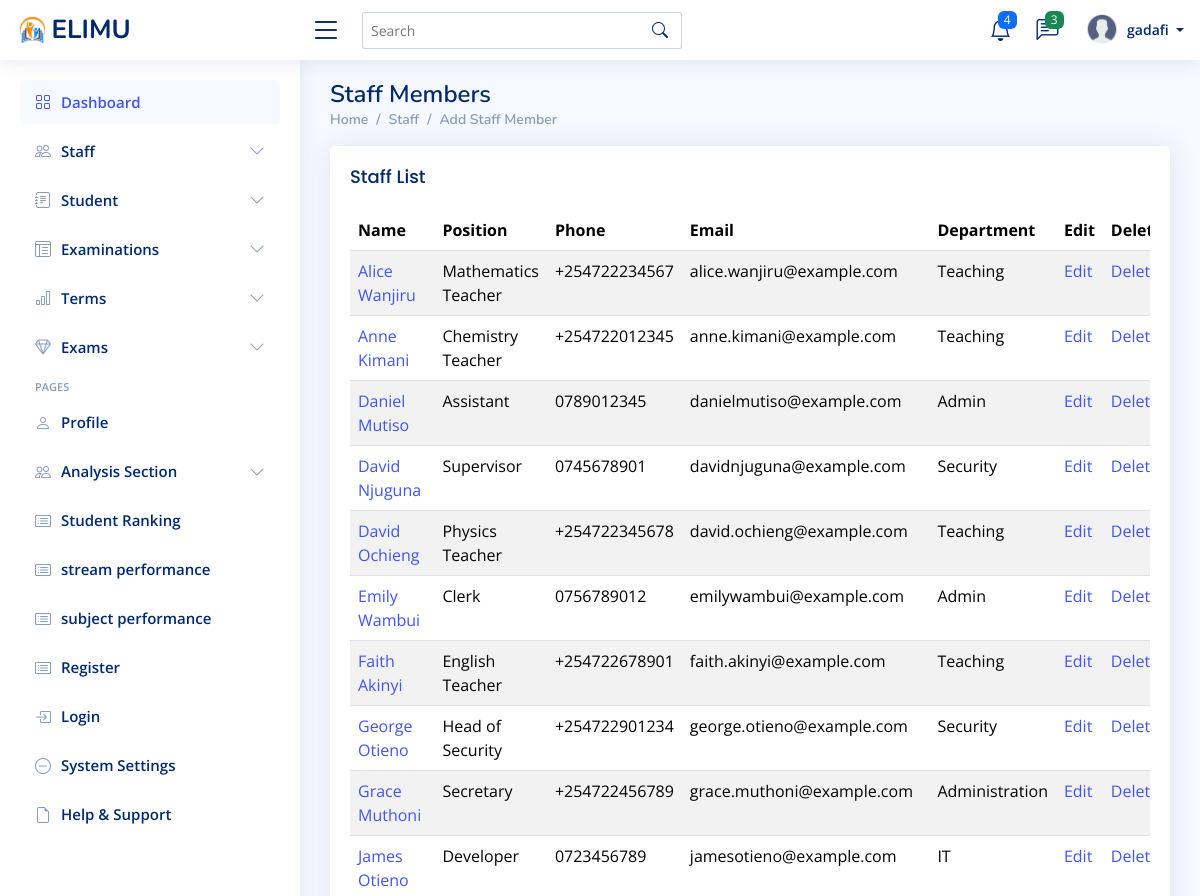
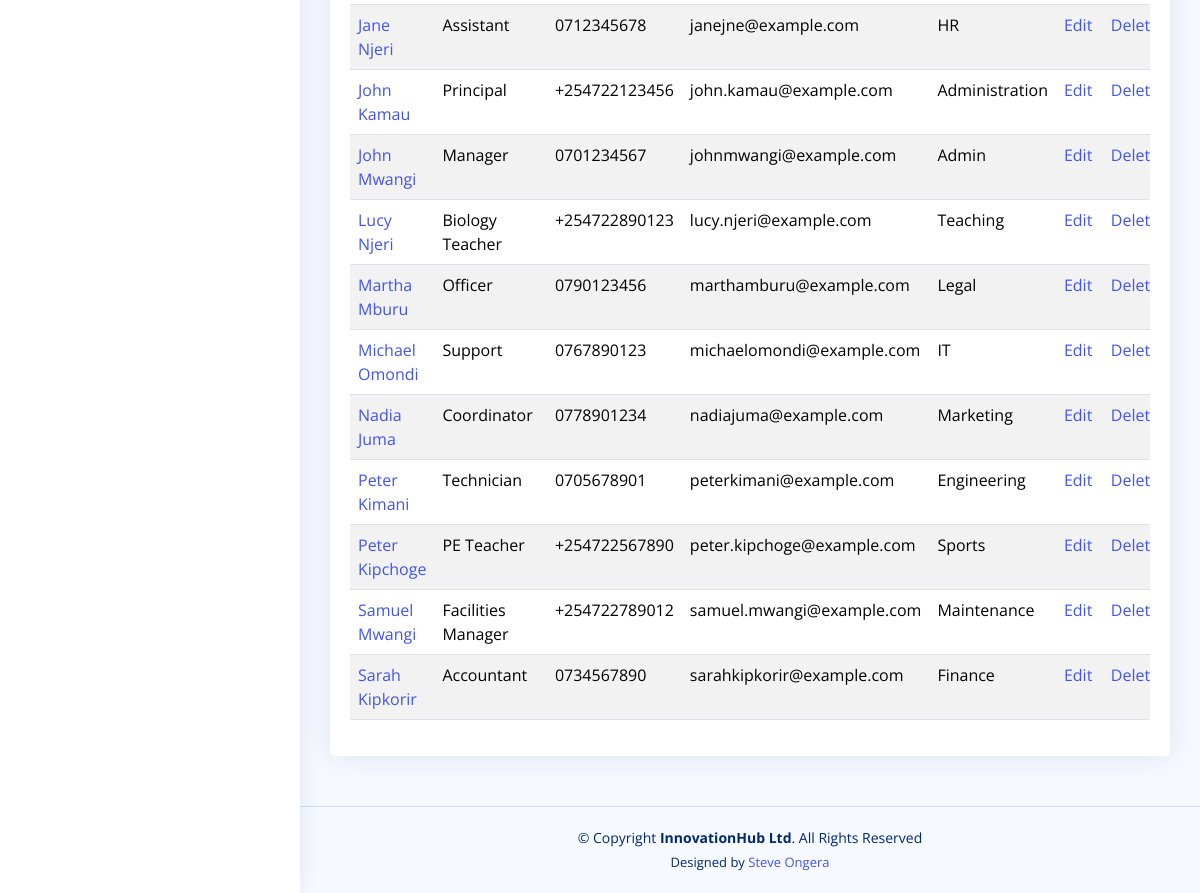
The page /staff/ (signed in) on the database its author committed (2 pictures, top to bottom).
### myapp/models.py (models this page shows, shortened)
class Staff(models.Model):
    id_number = models.CharField(max_length=20, unique=True)
    first_name = models.CharField(max_length=100)
    last_name = models.CharField(max_length=100)
    email = models.EmailField(unique=True)
    phone = models.CharField(max_length=15, unique=True)
    address = models.TextField(null=True, blank=True)
    date_of_birth = models.DateField(null=True, blank=True)
    gender = models.CharField(max_length=10, choices=[('M', 'Male'), ('F', 'Female')], null=True, blank=True)
    nationality = models.CharField(max_length=50, null=True, blank=True)
    department = models.CharField(max_length=100, null=True, blank=True)
    position = models.CharField(max_length=100, null=True, blank=True)  # e.g., Admin, Teacher, Security, etc.
    employment_date = models.DateField(null=True, blank=True)
    salary = models.DecimalField(max_digits=10, decimal_places=2, null=True, blank=True)
    status = models.CharField(max_length=20, choices=[('Active', 'Active'), ('Inactive', 'Inactive')], default='Active')
    profile_image = models.ImageField(upload_to="staff_profiles/", default="profile.png", null=True, blank=True)
    emergency_contact_name = models.CharField(max_length=100, null=True, blank=True)
    emergency_contact_phone = models.CharField(max_length=15, null=True, blank=True)
    emergency_contact_relationship = models.CharField(max_length=50, null=True, blank=True)
    created_at = models.DateTimeField(auto_now_add=True)
    updated_at = models.DateTimeField(auto_now=True)
    class Meta:
        ordering = ['first_name', 'last_name']

### myapp/views.py (the view)
# urls.py: path('staff/', views.staff_list, name='staff_list'),
@login_required
def staff_list(request):
    staff_members = Staff.objects.all()
    return render(request, 'staff/staff_list.html', {'staff_members': staff_members})

### myapp/context_processors.py (called while the page is built)
def unread_messages(request):
    if request.user.is_authenticated:
        messages = Message.objects.filter(receiver=request.user, is_read=False).order_by('-timestamp')
        return {'messages': messages}
    return {'messages': []}

### templates/staff/staff_list.html
{% extends "base/base.html" %}
{% block content %}
<div class="pagetitle">
    <h1>Staff Members</h1>
    <nav>
        <ol class="breadcrumb">
            <li class="breadcrumb-item"><a href="{% url 'admin_dashboard' %}">Home</a></li>
            <li class="breadcrumb-item">Staff</li>
            <li class="breadcrumb-item active"><a href="{% url 'create_staff' %}">Add Staff Member</a></li>
        </ol>
    </nav>
</div>
<section class="section">
    <div class="row">
        <div class="col-lg-12">
            <div class="card">
                <div class="card-body">
                    <h5 class="card-title">Staff List</h5>
                    <div class="table-responsive">
                        <table class="table table-striped datatable">
                            <thead>
                                <tr>
                                    <th>Name</th>
                                    <th>Position</th>
                                    <th>Phone</th>
                                    <th>Email</th>
                                    <th>Department</th>
                                    <th>Edit</th>
                                    <th>Delete</th>
                                </tr>
                            </thead>
                            <tbody>
                                {% for staff in staff_members %}
                                <tr>
                                    <td>
                                        <a href="{% url 'staff_detail' staff.pk %}">
                                            {{ staff.first_name }} {{ staff.last_name }}
                                        </a>
                                    </td>
                                    <td>{{ staff.position }}</td>
                                    <td>{{ staff.phone }}</td>
                                    <td>{{ staff.email }}</td>
                                    <td>{{ staff.department }}</td>
                                    <td><a href="{% url 'update_staff' staff.pk %}">Edit</a></td>
                                    <td><a href="{% url 'delete_staff' staff.pk %}">Delete</a></td>
                                </tr>
                                {% endfor %}
                            </tbody>
                        </table>
                    </div>
                </div>
            </div>
        </div>
    </div>
</section>
{% endblock %}

### templates/base/navbar.html (shortened to what this page needs)
{% load static %}
<header id="header" class="header fixed-top d-flex align-items-center">
    <div class="d-flex align-items-center justify-content-between">
      <a href="{% url 'admin_dashboard'%}" class="logo d-flex align-items-center">
        <img src="{% static 'assets/img/logo.png'%}" alt="">
        <span class="d-none d-lg-block">ELIMU</span>
      </a>
      <i class="bi bi-list toggle-sidebar-btn"></i>
    </div>
    <div class="search-bar">
      <form class="search-form d-flex align-items-center" method="POST" action="#">
        <input type="text" name="query" placeholder="Search" title="Enter search keyword">
        <button type="submit" title="Search"><i class="bi bi-search"></i></button>
      </form>
    </div>
    <nav class="header-nav ms-auto">
      <ul class="d-flex align-items-center">
        <li class="nav-item dropdown">
          <a class="nav-link nav-icon" href="#" data-bs-toggle="dropdown">
            <i class="bi bi-bell"></i>
            <span class="badge bg-primary badge-number">4</span>
          </a>
            </li>
          </ul>
        <li class="nav-item dropdown">
          <a class="nav-link nav-icon" href="#" data-bs-toggle="dropdown">
            <i class="bi bi-chat-left-text"></i>
            <span class="badge bg-success badge-number">3</span>
          </a>
        </li>
        <li class="nav-item dropdown pe-3">
          <a class="nav-link nav-profile d-flex align-items-center pe-0" href="#" data-bs-toggle="dropdown">
            <img src="{% static 'assets/img/profile.png'%}" alt="Profile" class="rounded-circle">
            <span class="d-none d-md-block dropdown-toggle ps-2">
              {% if user.is_authenticated %}
                   {{ user.username }}
              {% else %}
                  Admin
              {% endif %}
            </span>
          </a>
        </li>
    </nav>
  </header>

### static/assets/css/style.css (style rules this page uses)
:root { scroll-behavior: smooth; }
body { font-family: "Open Sans", sans-serif; background: #f6f9ff; color: #444444; }
a { color: #4154f1; text-decoration: none; }
h1, h2, h3, h4, h5, h6 { font-family: "Nunito", sans-serif; }
.pagetitle { margin-bottom: 10px; }
.pagetitle h1 { font-size: 24px; margin-bottom: 0; font-weight: 600; color: #012970; }
.card { margin-bottom: 30px; border: none; border-radius: 5px; box-shadow: 0px 0 30px rgba(1, 41, 112, 0.1); }
.card-title { padding: 20px 0 15px 0; font-size: 18px; font-weight: 500; color: #012970; font-family: "Poppins", sans-serif; }
.card-body { padding: 0 20px 20px 20px; }
.breadcrumb { font-size: 14px; font-family: "Nunito", sans-serif; color: #899bbd; font-weight: 600; }
.breadcrumb a { color: #899bbd; transition: 0.3s; }
.breadcrumb .breadcrumb-item::before { color: #899bbd; }
.breadcrumb .active { color: #51678f; font-weight: 600; }
.logo { line-height: 1; }
@media (min-width: 1200px) { .logo { width: 280px; } }
.logo img { max-height: 26px; margin-right: 6px; }
.logo span { font-size: 26px; font-weight: 700; color: #012970; font-family: "Nunito", sans-serif; }
.header { transition: all 0.5s; z-index: 997; height: 60px; box-shadow: 0px 2px 20px rgba(1, 41, 112, 0.1); background-color: #fff; padding-left: 20px; }
.header .toggle-sidebar-btn { font-size: 32px; padding-left: 10px; cursor: pointer; color: #012970; }
.header .search-bar { min-width: 360px; padding: 0 20px; }
.header .search-form { width: 100%; }
.header .search-form input { border: 0; font-size: 14px; color: #012970; border: 1px solid rgba(1, 41, 112, 0.2); padding: 7px 38px 7px 8px; border-radius: 3px; transition: 0.3s; width: 100%; }
.header .search-form button { border: 0; padding: 0; margin-left: -30px; background: none; }
.header .search-form button i { color: #012970; }
.header-nav ul { list-style: none; }
.header-nav>ul { margin: 0; padding: 0; }
.header-nav .nav-icon { font-size: 22px; color: #012970; margin-right: 25px; position: relative; }
.header-nav .nav-profile { color: #012970; }
.header-nav .nav-profile img { max-height: 36px; }
.header-nav .nav-profile span { font-size: 14px; font-weight: 600; }
.header-nav .badge-number { position: absolute; inset: -2px -5px auto auto; font-weight: normal; font-size: 12px; padding: 3px 6px; }

### rows shown on the page
Staff: first_name "Alice", last_name "Wanjiru", position "Mathematics Teacher", phone "+254722234567", email "alice.wanjiru@example.com", department "Teaching"
Staff: first_name "Anne", last_name "Kimani", position "Chemistry Teacher", phone "+254722012345", email "anne.kimani@example.com", department "Teaching"
Staff: first_name "Daniel", last_name "Mutiso", position "Assistant", phone "0789012345", email "danielmutiso@example.com", department "Admin"
Staff: first_name "David", last_name "Njuguna", position "Supervisor", phone "0745678901", email "davidnjuguna@example.com", department "Security"
Staff: first_name "David", last_name "Ochieng", position "Physics Teacher", phone "+254722345678", email "david.ochieng@example.com", department "Teaching"
Staff: first_name "Emily", last_name "Wambui", position "Clerk", phone "0756789012", email "emilywambui@example.com", department "Admin"
Staff: first_name "Faith", last_name "Akinyi", position "English Teacher", phone "+254722678901", email "faith.akinyi@example.com", department "Teaching"
Staff: first_name "George", last_name "Otieno", position "Head of Security", phone "+254722901234", email "george.otieno@example.com", department "Security"
Staff: first_name "Grace", last_name "Muthoni", position "Secretary", phone "+254722456789", email "grace.muthoni@example.com", department "Administration"
Staff: first_name "James", last_name "Otieno", position "Developer", phone "0723456789", email "jamesotieno@example.com", department "IT"
Staff: first_name "Jane", last_name "Njeri", position "Assistant", phone "0712345678", email "janejne@example.com", department "HR"
Staff: first_name "John", last_name "Kamau", position "Principal", phone "+254722123456", email "john.kamau@example.com", department "Administration"
Staff: first_name "John", last_name "Mwangi", position "Manager", phone "0701234567", email "johnmwangi@example.com", department "Admin"
Staff: first_name "Lucy", last_name "Njeri", position "Biology Teacher", phone "+254722890123", email "lucy.njeri@example.com", department "Teaching"
Staff: first_name "Martha", last_name "Mburu", position "Officer", phone "0790123456", email "marthamburu@example.com", department "Legal"
Staff: first_name "Michael", last_name "Omondi", position "Support", phone "0767890123", email "michaelomondi@example.com", department "IT"
Staff: first_name "Nadia", last_name "Juma", position "Coordinator", phone "0778901234", email "nadiajuma@example.com", department "Marketing"
Staff: first_name "Peter", last_name "Kimani", position "Technician", phone "0705678901", email "peterkimani@example.com", department "Engineering"
Staff: first_name "Peter", last_name "Kipchoge", position "PE Teacher", phone "+254722567890", email "peter.kipchoge@example.com", department "Sports"
Staff: first_name "Samuel", last_name "Mwangi", position "Facilities Manager", phone "+254722789012", email "samuel.mwangi@example.com", department "Maintenance"
Staff: first_name "Sarah", last_name "Kipkorir", position "Accountant", phone "0734567890", email "sarahkipkorir@example.com", department "Finance"

### other values the page prints
{{ user.username }} "gadafi"
